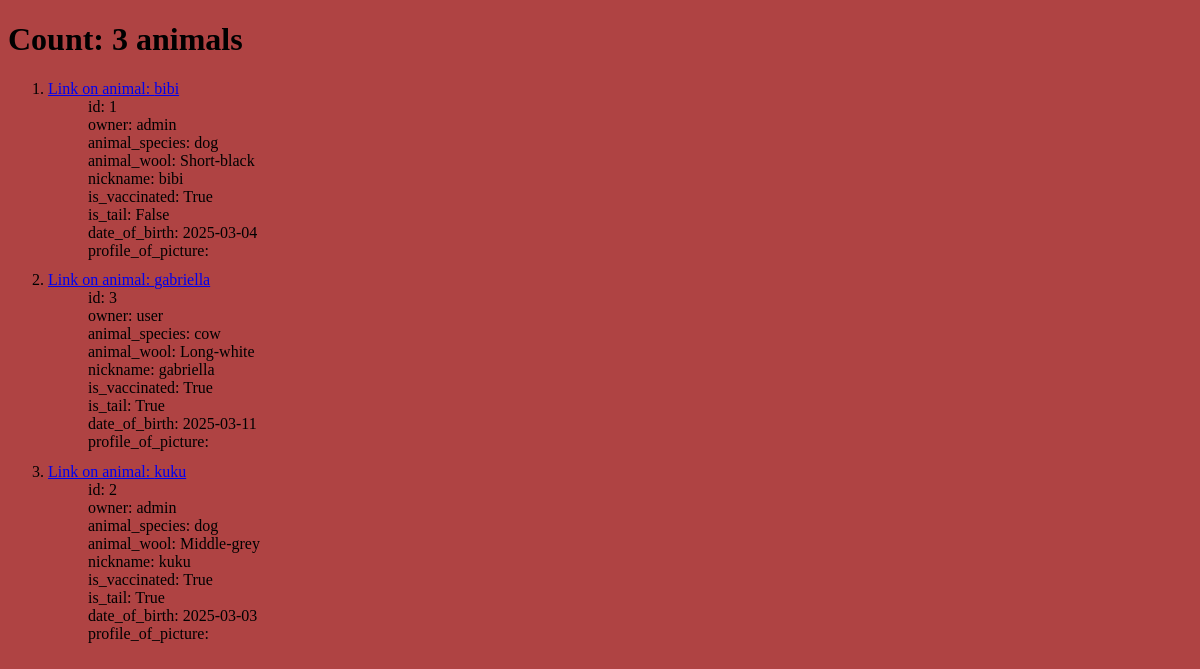
Page / (signed in) on the earlier database version.
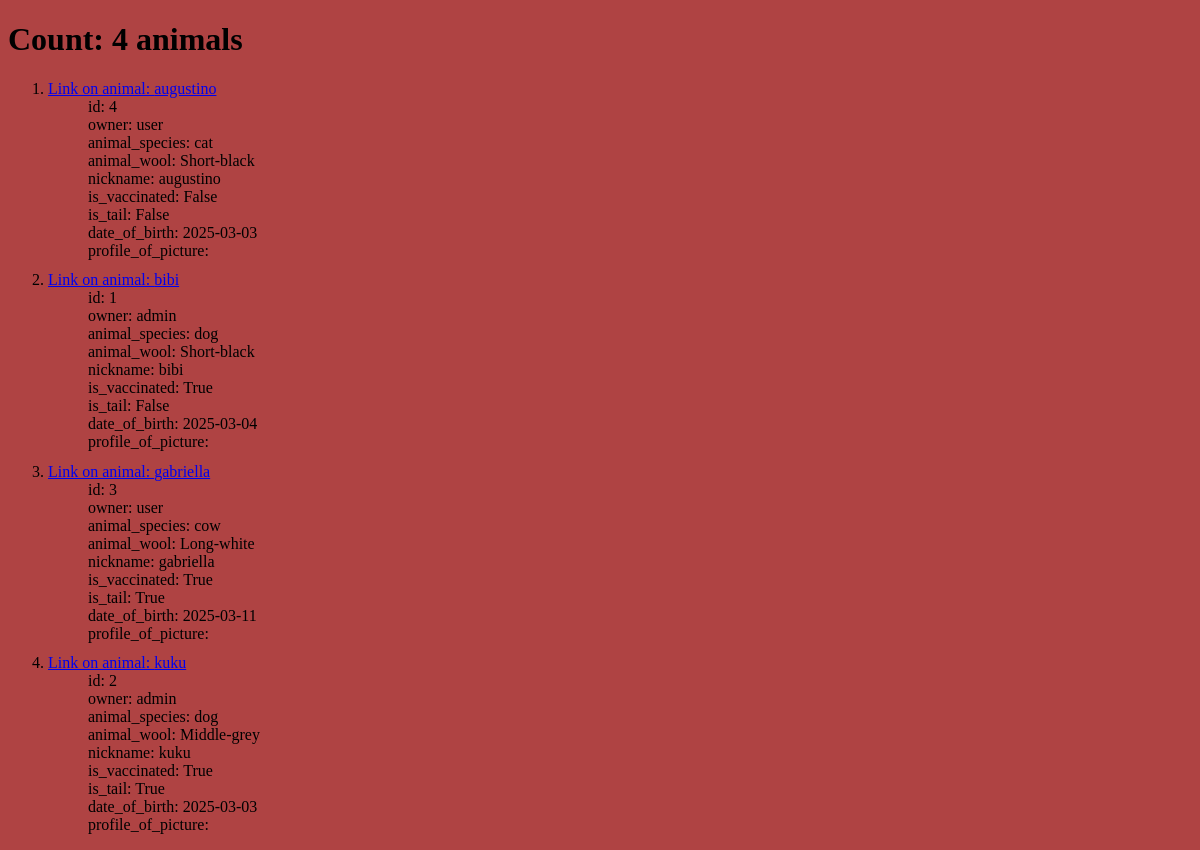
Same page on the later database version.
### animals/models.py (models this page shows, shortened)
class AnimalWool(models.Model):
    wool = models.IntegerField(choices=WoolLength.CHOICES, default=WoolLength.WITHOUT)
    color = models.CharField(max_length=50, verbose_name='color', blank=True)
    def __str__(self):
        return f"{self.get_wool_display()}{f'-{self.color}' if self.color else ''}"

class Animal(models.Model):
    owner = models.ForeignKey(User, blank=True, on_delete=models.DO_NOTHING, related_name='owner')
    animal_species = models.ForeignKey(AnimalSpecies, on_delete=models.DO_NOTHING, related_name='animal_species')
    animal_wool = models.ForeignKey(AnimalWool, on_delete=models.DO_NOTHING, related_name='animal_wool')
    nickname = models.CharField(max_length=150, blank=True, verbose_name='nickname')
    date_registration = models.DateTimeField(
        auto_now_add=True,
    )
    is_vaccinated = models.BooleanField(default=False, verbose_name='is_vaccinated')
    is_tail = models.BooleanField(default=False, verbose_name='is_tail')
    date_of_birth = models.DateField(null=True, blank=True, verbose_name='birthday')
    profile_of_picture = models.ImageField(upload_to='profile_pics/', null=True, blank=True)

class AnimalSpecies(models.Model):
    species = models.CharField(max_length=100, blank=True, verbose_name='species')
    def __str__(self):
        return self.species

### users/models.py (models this page shows, shortened)
class CustomUser(AbstractBaseUser, PermissionsMixin):
    nickname = models.CharField(max_length=100, unique=True, verbose_name='nickname')
    first_name = models.CharField(max_length=30, blank=True, verbose_name='first_name')
    last_name = models.CharField(max_length=100, blank=True)
    email = models.EmailField(unique=True, verbose_name='email')
    date_joined = models.DateTimeField(default=timezone.now, verbose_name='Date of registration')
    is_active = models.BooleanField(default=True)
    is_staff = models.BooleanField(default=False)
    objects = CustomUserManager()
    USERNAME_FIELD = 'nickname'
    REQUIRED_FIELDS = ['email']
    class Meta:
        verbose_name = 'user'
        verbose_name_plural = 'users'
        permissions = [
            ("can_view_profiles", "Can watch profiles another users"),
            ("can_edit_profiles", "Can edit profiles another users"),
        ]

### animals/views.py (the view)
# urls.py: path('', AnimalsList.as_view(), name='animals_list'),
class AnimalsList(LoggingMixin, SortingMixin, CountObjectsMixin, AnimalVisibilityMixin, ListView):
    model = Animal
    context_object_name = 'animals'
    template_name = 'animals/animals_list.html'
    def get_context_data(self, **kwargs):
        context = super().get_context_data(**kwargs)
        context["animals"] = [model_to_dict(animal) for animal in self.object_list]
        return context

### animals/mixins.py (called while the page is built)
    def dispatch(self, request, *args, **kwargs):
        logger.info(f"[{now()}] {request.method} {request.path} - {request.user.nickname}")
        return super().dispatch(request, *args, **kwargs)

    def get_queryset(self):
        user = self.request.user
        if user.is_superuser:
            return Animal.objects.all()
        if user.is_authenticated:
            return Animal.objects.filter(owner=user)

    def get_queryset(self):
        queryset = super().get_queryset()
        sort_field = self.request.GET.get('sort', self.default_sort_field)
        return queryset.order_by(sort_field)

    def get_context_data(self, **kwargs):
        context = super().get_context_data(**kwargs)
        context['object_count'] = self.get_queryset().count()
        return context

### animals/templates/animals/animals_list.html
{% extends 'animals/base.html' %}
{% load custom_tags %}
{% block content %}
    <h1>Count: {{ object_count }} animals</h1>
    <ol>
    {% for animal in animals %}
        <li>
        <a href="{% url 'animals_detail' animal.id %}">Link on animal: {{ animal.nickname }}</a>
            <ul class="about_animal">
                {% for item in animal.items %}
                    <li class="animal_items">{{ item|get_animal_info_by_key }}</li>
                {% endfor %}
            </ul>
        </li>
    {% endfor %}
    </ol>
{% endblock %}

Differences in the rows shown:
added Animal: nickname "augustino"
now on this page (row unchanged): AnimalSpecies: animal "animal_species: cat"
Other differences:
{{ object_count }}: "3" → "4"
new list line: "Link on animal: id: 4 nickname: augustino is_vaccinated: False is_tail: False date_of_birth: 2025-03-03 profile_of_picture:"
new list line: "owner: user"
new list line: "animal_wool: Short-black"
